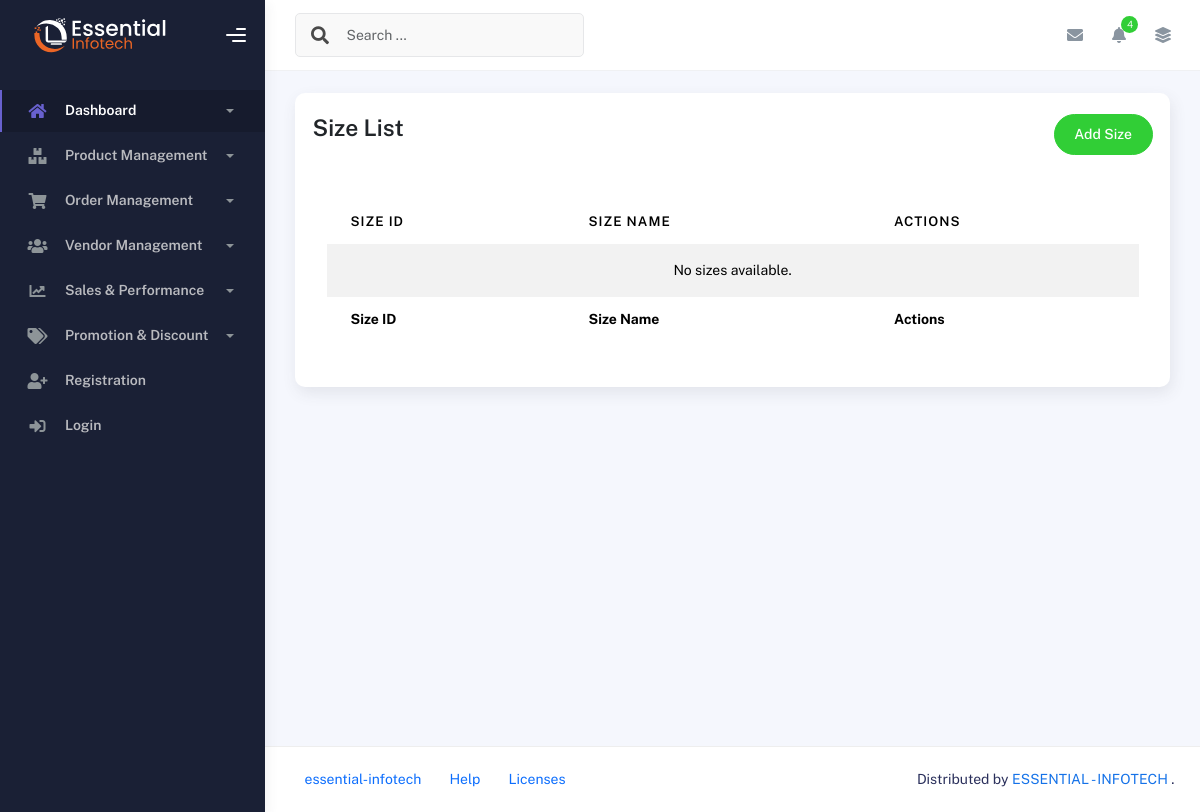
The page /product-management/size/list/ on the database as committed earlier.
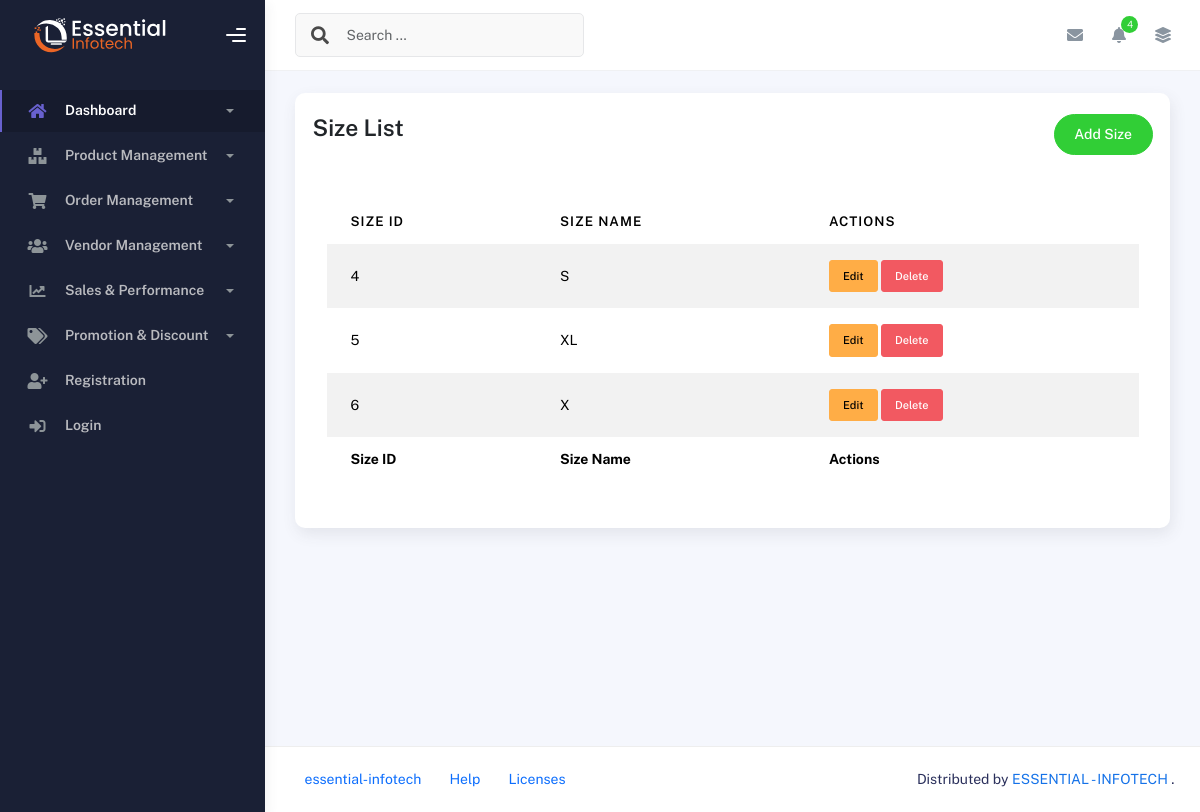
The same page on the database as committed later.
### product_management/models.py (models this page shows, shortened)
class Size(models.Model):
    size_name = models.CharField(max_length=255)
    created_at = models.DateTimeField(auto_now_add=True)
    updated_at = models.DateTimeField(auto_now=True)

### product_management/views.py (the view)
# urls.py: path('size/list/', size_list, name='size-list'),
def size_list(request):
    size = Size.objects.all()
    return render(request, 'product_management/size.html', {'size':size})

### templates/product_management/size.html (shortened to what this page needs)
{% extends 'base.html' %}
{% block content %}
    <div class="container">
        <div class="page-inner">
            <div class="row">
                <div class="col-md-12">
                    <div class="card p-3">
                        <div class="page-header d-flex justify-content-between p-1">
                            <h3 class="fw-bold mb-3">Size List</h3>
                            <a href="{% url 'size-form' %}" class="btn btn-success btn-round ms-auto text-white" style="text-decoration: none;">
                                Add Size
                            </a>
                        </div>
                        <div class="card-body">
                            <div class="table-responsive">
                                <table id="size-table" class="display table table-striped table-hover">
                                    <thead>
                                        <tr>
                                            <th>Size ID</th>
                                            <th>Size Name</th>
                                            <th>Actions</th>
                                        </tr>
                                    </thead>
                                    <tfoot>
                                        <tr>
                                            <th>Size ID</th>
                                            <th>Size Name</th>
                                            <th>Actions</th>
                                        </tr>
                                    </tfoot>
                                    <tbody>
                                        {% for size in size %}
                                        <tr>
                                            <td><a href="{% url 'size-edit' size.pk %}" class="text-black">{{ size.pk }}</a></td>
                                            <td>{{ size.size_name }}</td>
                                            <td>
                                                <a href="{% url 'size-edit' size.pk %}" class="btn btn-warning btn-sm">Edit</a>
                                                <form action="{% url 'size-delete' size.pk %}" method="post" style="display:inline;"onsubmit="return confirm('Are you sure you want to delete this banner?');">
                                                    <button type="submit" class="btn btn-danger btn-sm">Delete</button>
                                                </form>
                                            </td>
                                        </tr>
                                        {% empty %}
                                        <tr>
                                            <td colspan="3" class="text-center">No sizes available.</td>
                                        </tr>
                                        {% endfor %}
                                    </tbody>
                                </table>
                            </div>
                        </div>
                    </div>
                </div>
            </div>
        </div>
    </div>
{% endblock %}

Rows that differ between the two databases and show on the page:
added Size: pk "4", size_name "S"
added Size: pk "5", size_name "XL"
added Size: pk "6", size_name "X"
Other text that changed with them:
text no longer shown: "No sizes available."
